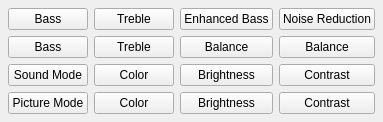
     <widget class="QWidget" name="adjustmentTab">
      <property name="sizePolicy">
       <sizepolicy hsizetype="Expanding" vsizetype="Expanding">
        <horstretch>0</horstretch>
        <verstretch>0</verstretch>
       </sizepolicy>
      </property>
      <attribute name="title">
       <string>Adjust</string>
      </attribute>
      <layout class="QGridLayout" name="gridLayout_4">
       <property name="margin">
        <number>8</number>
       </property>
       <item row="0" column="0">
        <widget class="QPushButton" name="bassUpButton">
         <property name="sizePolicy">
          <sizepolicy hsizetype="Expanding" vsizetype="Expanding">
           <horstretch>0</horstretch>
           <verstretch>0</verstretch>
          </sizepolicy>
         </property>
         <property name="text">
          <string>Bass</string>
         </property>
         <property name="icon">
          <iconset resource="PierogiResources.qrc">
           <normaloff>:/icons/arrow_top_icon&amp;48.png</normaloff>:/icons/arrow_top_icon&amp;48.png</iconset>
         </property>
         <property name="iconSize">
          <size>
           <width>48</width>
           <height>48</height>
          </size>
         </property>
        </widget>
       </item>
       <item row="0" column="1">
        <widget class="QPushButton" name="trebleUpButton">
         <property name="sizePolicy">
          <sizepolicy hsizetype="Expanding" vsizetype="Expanding">
           <horstretch>0</horstretch>
           <verstretch>0</verstretch>
          </sizepolicy>
         </property>
         <property name="text">
          <string>Treble</string>
         </property>
         <property name="icon">
          <iconset resource="PierogiResources.qrc">
           <normaloff>:/icons/arrow_top_icon&amp;48.png</normaloff>:/icons/arrow_top_icon&amp;48.png</iconset>
         </property>
         <property name="iconSize">
          <size>
           <width>48</width>
           <height>48</height>
          </size>
         </property>
        </widget>
       </item>
       <item row="0" column="2">
        <widget class="QPushButton" name="enhancedBassButton">
         <property name="sizePolicy">
          <sizepolicy hsizetype="Expanding" vsizetype="Expanding">
           <horstretch>0</horstretch>
           <verstretch>0</verstretch>
          </sizepolicy>
         </property>
         <property name="text">
          <string>Enhanced Bass</string>
         </property>
        </widget>
       </item>
       <item row="0" column="3">
        <widget class="QPushButton" name="noiseReductionButton">
         <property name="sizePolicy">
          <sizepolicy hsizetype="Expanding" vsizetype="Expanding">
           <horstretch>0</horstretch>
           <verstretch>0</verstretch>
          </sizepolicy>
         </property>
         <property name="text">
          <string>Noise Reduction</string>
         </property>
        </widget>
       </item>
       <item row="1" column="1">
        <widget class="QPushButton" name="trebleDownButton">
         <property name="sizePolicy">
          <sizepolicy hsizetype="Expanding" vsizetype="Expanding">
           <horstretch>0</horstretch>
           <verstretch>0</verstretch>
          </sizepolicy>
         </property>
         <property name="text">
          <string>Treble</string>
         </property>
         <property name="icon">
          <iconset resource="PierogiResources.qrc">
           <normaloff>:/icons/arrow_bottom_icon&amp;48.png</normaloff>:/icons/arrow_bottom_icon&amp;48.png</iconset>
         </property>
         <property name="iconSize">
          <size>
           <width>48</width>
           <height>48</height>
          </size>
         </property>
        </widget>
       </item>
       <item row="1" column="2">
        <widget class="QPushButton" name="balanceLeftButton">
         <property name="sizePolicy">
          <sizepolicy hsizetype="Expanding" vsizetype="Expanding">
           <horstretch>0</horstretch>
           <verstretch>0</verstretch>
          </sizepolicy>
         </property>
         <property name="text">
          <string>Balance</string>
         </property>
         <property name="icon">
          <iconset resource="PierogiResources.qrc">
           <normaloff>:/icons/arrow_left_icon&amp;48.png</normaloff>:/icons/arrow_left_icon&amp;48.png</iconset>
         </property>
         <property name="iconSize">
          <size>
           <width>48</width>
           <height>48</height>
          </size>
         </property>
        </widget>
       </item>
       <item row="3" column="0">
        <widget class="QPushButton" name="soundModeButton">
         <property name="sizePolicy">
          <sizepolicy hsizetype="Expanding" vsizetype="Expanding">
           <horstretch>0</horstretch>
           <verstretch>0</verstretch>
          </sizepolicy>
         </property>
         <property name="text">
          <string>Sound Mode</string>
         </property>
        </widget>
       </item>
       <item row="3" column="1">
        <widget class="QPushButton" name="colorUpButton">
         <property name="sizePolicy">
          <sizepolicy hsizetype="Expanding" vsizetype="Expanding">
           <horstretch>0</horstretch>
           <verstretch>0</verstretch>
          </sizepolicy>
         </property>
         <property name="text">
          <string>Color</string>
         </property>
         <property name="icon">
          <iconset resource="PierogiResources.qrc">
           <normaloff>:/icons/arrow_top_icon&amp;48.png</normaloff>:/icons/arrow_top_icon&amp;48.png</iconset>
         </property>
         <property name="iconSize">
          <size>
           <width>48</width>
           <height>48</height>
          </size>
         </property>
        </widget>
       </item>
       <item row="3" column="2">
        <widget class="QPushButton" name="brightnessUpButton">
         <property name="sizePolicy">
          <sizepolicy hsizetype="Expanding" vsizetype="Expanding">
           <horstretch>0</horstretch>
           <verstretch>0</verstretch>
          </sizepolicy>
         </property>
         <property name="text">
          <string>Brightness</string>
         </property>
         <property name="icon">
          <iconset resource="PierogiResources.qrc">
           <normaloff>:/icons/arrow_top_icon&amp;48.png</normaloff>:/icons/arrow_top_icon&amp;48.png</iconset>
         </property>
         <property name="iconSize">
          <size>
           <width>48</width>
           <height>48</height>
          </size>
         </property>
        </widget>
       </item>
       <item row="3" column="3">
        <widget class="QPushButton" name="contrastUpButton">
         <property name="sizePolicy">
          <sizepolicy hsizetype="Expanding" vsizetype="Expanding">
           <horstretch>0</horstretch>
           <verstretch>0</verstretch>
          </sizepolicy>
         </property>
         <property name="text">
          <string>Contrast</string>
         </property>
         <property name="icon">
          <iconset resource="PierogiResources.qrc">
           <normaloff>:/icons/arrow_top_icon&amp;48.png</normaloff>:/icons/arrow_top_icon&amp;48.png</iconset>
         </property>
         <property name="iconSize">
          <size>
           <width>48</width>
           <height>48</height>
          </size>
         </property>
        </widget>
       </item>
       <item row="5" column="0">
        <widget class="QPushButton" name="pictureModeButton">
         <property name="sizePolicy">
          <sizepolicy hsizetype="Expanding" vsizetype="Expanding">
           <horstretch>0</horstretch>
           <verstretch>0</verstretch>
          </sizepolicy>
         </property>
         <property name="text">
          <string>Picture Mode</string>
         </property>
        </widget>
       </item>
       <item row="5" column="1">
        <widget class="QPushButton" name="colorDownButton">
         <property name="sizePolicy">
          <sizepolicy hsizetype="Expanding" vsizetype="Expanding">
           <horstretch>0</horstretch>
           <verstretch>0</verstretch>
          </sizepolicy>
         </property>
         <property name="text">
          <string>Color</string>
         </property>
         <property name="icon">
          <iconset resource="PierogiResources.qrc">
           <normaloff>:/icons/arrow_bottom_icon&amp;48.png</normaloff>:/icons/arrow_bottom_icon&amp;48.png</iconset>
         </property>
         <property name="iconSize">
          <size>
           <width>48</width>
           <height>48</height>
          </size>
         </property>
        </widget>
       </item>
       <item row="1" column="0">
        <widget class="QPushButton" name="bassDownButton">
         <property name="sizePolicy">
          <sizepolicy hsizetype="Expanding" vsizetype="Expanding">
           <horstretch>0</horstretch>
           <verstretch>0</verstretch>
          </sizepolicy>
         </property>
         <property name="text">
          <string>Bass</string>
         </property>
         <property name="icon">
          <iconset resource="PierogiResources.qrc">
           <normaloff>:/icons/arrow_bottom_icon&amp;48.png</normaloff>:/icons/arrow_bottom_icon&amp;48.png</iconset>
         </property>
         <property name="iconSize">
          <size>
           <width>48</width>
           <height>48</height>
          </size>
         </property>
        </widget>
       </item>
       <item row="1" column="3">
        <widget class="QPushButton" name="balanceRightButton">
         <property name="sizePolicy">
          <sizepolicy hsizetype="Expanding" vsizetype="Expanding">
           <horstretch>0</horstretch>
           <verstretch>0</verstretch>
          </sizepolicy>
         </property>
         <property name="text">
          <string>Balance</string>
         </property>
         <property name="icon">
          <iconset resource="PierogiResources.qrc">
           <normaloff>:/icons/arrow_right_icon&amp;48.png</normaloff>:/icons/arrow_right_icon&amp;48.png</iconset>
         </property>
         <property name="iconSize">
          <size>
           <width>48</width>
           <height>48</height>
          </size>
         </property>
        </widget>
       </item>
       <item row="5" column="2">
        <widget class="QPushButton" name="brightnessDownButton">
         <property name="sizePolicy">
          <sizepolicy hsizetype="Expanding" vsizetype="Expanding">
           <horstretch>0</horstretch>
           <verstretch>0</verstretch>
          </sizepolicy>
         </property>
         <property name="text">
          <string>Brightness</string>
         </property>
         <property name="icon">
          <iconset resource="PierogiResources.qrc">
           <normaloff>:/icons/arrow_bottom_icon&amp;48.png</normaloff>:/icons/arrow_bottom_icon&amp;48.png</iconset>
         </property>
         <property name="iconSize">
          <size>
           <width>48</width>
           <height>48</height>
          </size>
         </property>
        </widget>
       </item>
       <item row="5" column="3">
        <widget class="QPushButton" name="contrastDownButton">
         <property name="sizePolicy">
          <sizepolicy hsizetype="Expanding" vsizetype="Expanding">
           <horstretch>0</horstretch>
           <verstretch>0</verstretch>
          </sizepolicy>
         </property>
         <property name="text">
          <string>Contrast</string>
         </property>
         <property name="icon">
          <iconset resource="PierogiResources.qrc">
           <normaloff>:/icons/arrow_bottom_icon&amp;48.png</normaloff>:/icons/arrow_bottom_icon&amp;48.png</iconset>
         </property>
         <property name="iconSize">
          <size>
           <width>48</width>
           <height>48</height>
          </size>
         </property>
        </widget>
       </item>
      </layout>
     </widget>
